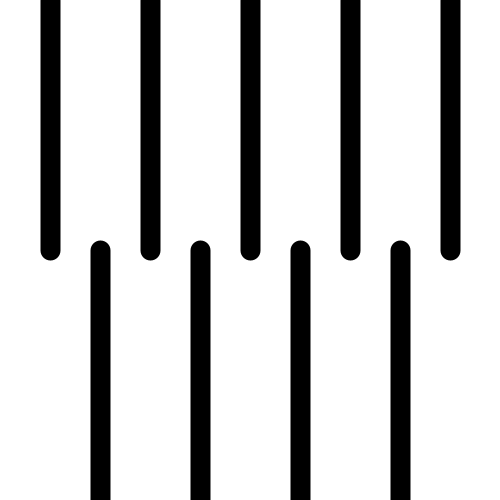
Frame 1 (no input)
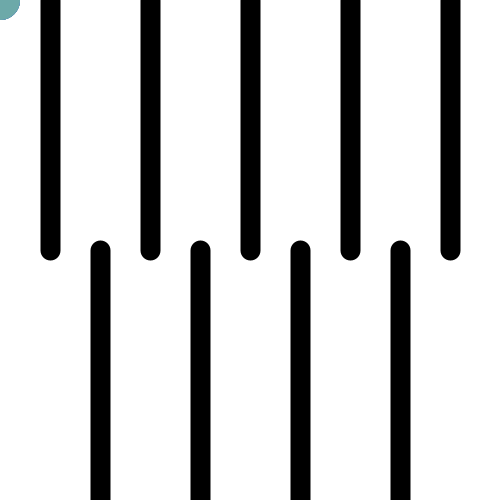
Frame 60 (the mouse pressed at the canvas centre just before this capture)
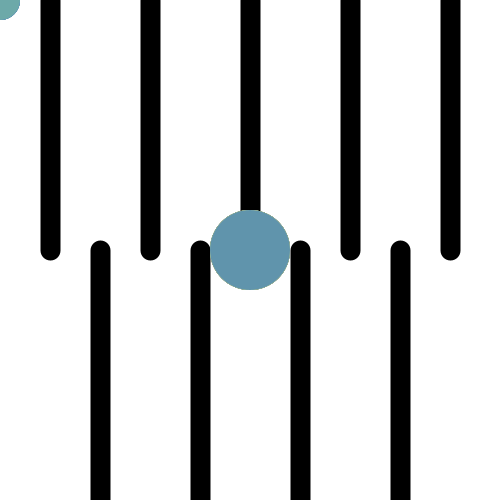
Frame 120 (the mouse held since frame 60 and released just before this capture)

The Processing sketch that drew these frames (run headless with seeded random() and noise(); from frame 60 on, the mouse is pressed at the canvas centre):

// Processing sketch: processing_159803
// ── processing_159803.pde

float r;   //this is a short game
float g;   //i would like to pursue it
float b;   //its a one second maze solve
float a;   //for now. in the future of course more time for toughet puzzle

float diam; //the maze walls will be poisonous but the arent rihgt now
int count;  //growing size will complicate navigating them
int state;  //time limit will be enforced

void setup() {  //thats about it reall
  count = 0;    //I guess I could include random stuff now.
  state = 0;    //like the fact that there is a company in Taiwain that makes dinnerware out of wheat
  
  size(500,500); //or I could just leave it empty
  background(255);
  smooth();    
  strokeWeight(20);
  line(50,0,50,250);
  line(100,250,100,500); //thats better
  line(150,0,150,250);
  line(200,250,200,500);
  line(250,0,250,250);  //wait its not
  line(300,250,300,500); //its weird
  line(350,0,350,250);
  line(400,250,400,500);
  line(450,0,450,250);
}

void draw() {
r = random(255); //all this is to make the maze look 
  g = random(255); //like a low level picasso
  b = random(255); //kinda, but nor really
  a = random(255); 
  diam = random(20);
  noStroke();
  
  count++;
  if(count > 24){
    count = 0;
    state++;
    if(state > 8){   //the stuff below is to draw the first basic maze
       state = 0;
       background(255);
       stroke(0);
         strokeWeight(20);
         line(50,0,50,250);
          line(100,250,100,500);
          line(150,0,150,250);    //how about some poetry to finish it off
          line(200,250,200,500);
          line(250,0,250,250);    //haikus can be fun
          line(300,250,300,500);  //but sometimes they don't make cents
          line(350,0,350,250);    //cause who buys haikus
          line(400,250,400,500);
          line(450,0,450,250);   //get it?
    } 
 
  }                              //I'll go now
  fill(r,g,b,a);
  diam = state * 20;             //bye!
  ellipse(mouseX,mouseY,diam,diam);
 
  
}
